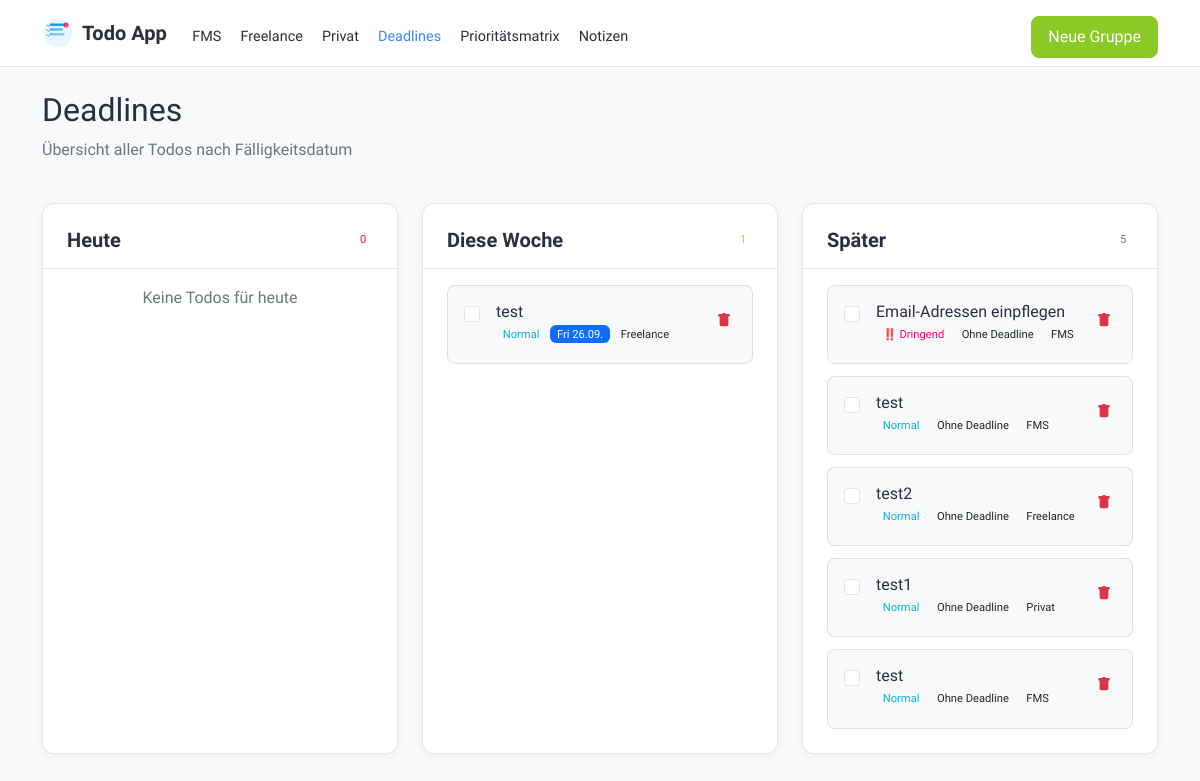
Before: /deadlines with the older database file.
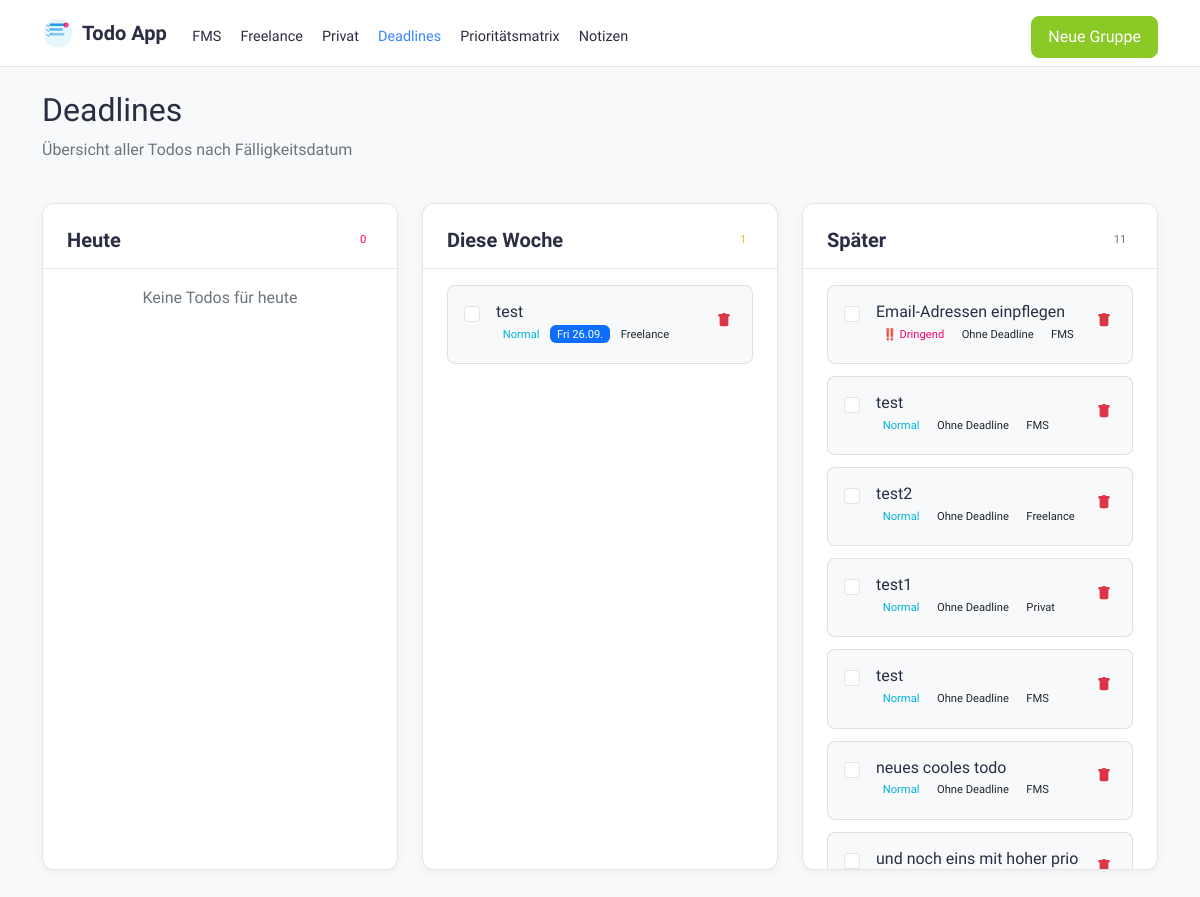
After: the same page with the newer database file.
### app.py (models this page shows, shortened)
class TaskGroup(db.Model):
    id = db.Column(db.Integer, primary_key=True)
    name = db.Column(db.String(100), nullable=False)
    created_at = db.Column(db.DateTime, default=datetime.utcnow)
    todos = db.relationship('Todo', backref='group', lazy=True, cascade='all, delete-orphan')

class Todo(db.Model):
    id = db.Column(db.Integer, primary_key=True)
    title = db.Column(db.String(200), nullable=False)
    description = db.Column(db.Text)
    completed = db.Column(db.Boolean, default=False)
    priority = db.Column(db.String(10), default='medium')
    created_at = db.Column(db.DateTime, default=datetime.utcnow)
    due_date = db.Column(db.DateTime, nullable=True)
    group_id = db.Column(db.Integer, db.ForeignKey('task_group.id'), nullable=False)
    parent_id = db.Column(db.Integer, db.ForeignKey('todo.id'), nullable=True)
    sub_todos = db.relationship('Todo', backref=db.backref('parent', remote_side=[id]),
                              cascade='all, delete-orphan')
    @property
    def deadline_category(self):
        if not self.due_date:
            return 'someday'
        now = datetime.utcnow()
        today = now.date()
        tomorrow = today + timedelta(days=1)
        next_week = today + timedelta(days=7)
        due_date = self.due_date.date()
        if due_date == today:
            return 'today'
        elif due_date < next_week:
            return 'upcoming'
        else:
            return 'someday'

### app.py (the view)
@app.route('/deadlines')
def deadlines():
    todos = Todo.query.filter_by(completed=False, parent_id=None).all()
    categories = {
        'today': [],
        'upcoming': [],
        'someday': []
    }
    for todo in todos:
        category = todo.deadline_category
        categories[category].append(todo)
    for category in categories:
        categories[category].sort(key=lambda x: (
            x.priority == 'urgent',
            x.priority == 'high',
            x.priority == 'medium',
            x.priority == 'low'
        ), reverse=True)
    return render_template('deadlines.html', categories=categories)

### app.py (called while the page is built)
@app.context_processor
def inject_groups():
    groups = TaskGroup.query.all()
    return dict(groups=groups)

### templates/deadlines.html (shortened to what the changed rows need)
{% extends "base.html" %}
{% block content %}
<div class="row mb-4">
    <div class="col">
        <h2>Deadlines</h2>
    </div>
</div>
<div class="row g-4">
    <div class="col-lg-4 col-md-6">
        <div class="deadline-card upcoming">
            <div class="deadline-body">
                {% if categories.upcoming %}
                    {% for todo in categories.upcoming %}
                        <div class="deadline-item">
                            <div class="d-flex align-items-start">
                                <div class="form-check me-2">
                                    <input type="checkbox"
                                           class="form-check-input todo-checkbox"
                                           data-todo-id="{{ todo.id }}"
                                           {% if todo.completed %}checked{% endif %}>
                                </div>
                                <div class="flex-grow-1">
                                    <div class="d-flex justify-content-between align-items-start">
                                        <div class="todo-content" style="cursor: pointer;" onclick="window.location.href='{{ url_for('edit_todo', id=todo.id) }}'">
                                            <h6 class="mb-1 {% if todo.completed %}text-decoration-line-through text-muted{% endif %}">
                                                {{ todo.title }}
                                            </h6>
                                            <div class="d-flex flex-wrap gap-1 mb-1">
                                                {% if todo.priority == 'urgent' %}
                                                    <span class="badge bg-danger">‼️ Dringend</span>
                                                {% elif todo.priority == 'high' %}
                                                    <span class="badge bg-warning">❗ Hoch</span>
                                                {% elif todo.priority == 'medium' %}
                                                    <span class="badge bg-info">Normal</span>
                                                {% elif todo.priority == 'low' %}
                                                    <span class="badge bg-secondary">Niedrig</span>
                                                {% endif %}
                                                <span class="badge bg-primary">
                                                    {{ todo.due_date.strftime('%a %d.%m.') if todo.due_date else 'Diese Woche' }}
                                                </span>
                                                <span class="badge bg-light text-dark">{{ todo.group.name }}</span>
                                            </div>
                                        </div>
                                        <div class="btn-group">
                                            <a href="{{ url_for('delete_todo', id=todo.id) }}" class="btn btn-link text-danger p-1" title="Todo löschen" onclick="return confirm('Sind Sie sicher?')">
                                            </a>
                                        </div>
                                    </div>
                                </div>
                            </div>
                        </div>
                    {% endfor %}
                {% else %}
                    <p class="text-muted text-center">Keine Todos für diese Woche</p>
                {% endif %}
            </div>
        </div>
    </div>
    <div class="col-lg-4 col-md-6">
        <div class="deadline-card someday">
            <div class="deadline-header">
                <h3>Später</h3>
                <span class="badge bg-secondary">{{ categories.someday|length }}</span>
            </div>
            <div class="deadline-body">
                {% if categories.someday %}
                    {% for todo in categories.someday %}
                        <div class="deadline-item">
                            <div class="d-flex align-items-start">
                                <div class="form-check me-2">
                                    <input type="checkbox"
                                           class="form-check-input todo-checkbox"
                                           data-todo-id="{{ todo.id }}"
                                           {% if todo.completed %}checked{% endif %}>
                                </div>
                                <div class="flex-grow-1">
                                    <div class="d-flex justify-content-between align-items-start">
                                        <div class="todo-content" style="cursor: pointer;" onclick="window.location.href='{{ url_for('edit_todo', id=todo.id) }}'">
                                            <h6 class="mb-1 {% if todo.completed %}text-decoration-line-through text-muted{% endif %}">
                                                {{ todo.title }}
                                            </h6>
                                            <div class="d-flex flex-wrap gap-1 mb-1">
                                                {% if todo.priority == 'urgent' %}
                                                    <span class="badge bg-danger">‼️ Dringend</span>
                                                {% elif todo.priority == 'high' %}
                                                    <span class="badge bg-warning">❗ Hoch</span>
                                                {% elif todo.priority == 'medium' %}
                                                    <span class="badge bg-info">Normal</span>
                                                {% elif todo.priority == 'low' %}
                                                    <span class="badge bg-secondary">Niedrig</span>
                                                {% endif %}
                                                {% if todo.due_date %}
                                                    <span class="badge bg-primary">
                                                        {{ todo.due_date.strftime('%d.%m.%Y') }}
                                                    </span>
                                                {% else %}
                                                    <span class="badge bg-light text-dark">Ohne Deadline</span>
                                                {% endif %}
                                                <span class="badge bg-light text-dark">{{ todo.group.name }}</span>
                                            </div>
                                        </div>
                                        <div class="btn-group">
                                            <a href="{{ url_for('delete_todo', id=todo.id) }}" class="btn btn-link text-danger p-1" title="Todo löschen" onclick="return confirm('Sind Sie sicher?')">
                                            </a>
                                        </div>
                                    </div>
                                </div>
                            </div>
                        </div>
                    {% endfor %}
                {% else %}
                    <p class="text-muted text-center">Keine Todos für später</p>
                {% endif %}
            </div>
        </div>
    </div>
</div>
{% endblock %}

### templates/base.html (shortened to what this page needs)
<!DOCTYPE html>
<html lang="de">
    <head>
        <link href="https://cdn.jsdelivr.net/npm/bootstrap@5.1.3/dist/css/bootstrap.min.css" rel="stylesheet">
</head>
<body>
    <nav class="navbar navbar-expand-lg sticky-top mb-4">
        <div class="container">
            <div class="d-flex align-items-center">
                <a class="navbar-brand" href="{{ url_for('index') }}">
                    Todo App
                </a>
            </div>
            <div class="collapse navbar-collapse" id="navbarNav">
                <ul class="navbar-nav me-auto">
                    {% for nav_group in groups %}
                        <li class="nav-item">
                            <a class="nav-link {% if selected_group and selected_group.id == nav_group.id %}active{% endif %}"
                               href="{{ url_for('index', group_id=nav_group.id) }}">
                                {{ nav_group.name }}
                            </a>
                        </li>
                    {% endfor %}
                        <li class="nav-item">
                            <a class="nav-link {% if request.endpoint == 'deadlines' %}active{% endif %}"
                               href="{{ url_for('deadlines') }}">
                                Deadlines
                            </a>
                        </li>
                        <li class="nav-item">
                            <a class="nav-link {% if request.endpoint == 'priority_matrix' %}active{% endif %}"
                               href="{{ url_for('priority_matrix') }}">
                                Prioritätsmatrix
                            </a>
                        </li>
                        <li class="nav-item">
                            <a class="nav-link {% if request.endpoint == 'notes' %}active{% endif %}"
                               href="{{ url_for('notes') }}">
                                Notizen
                            </a>
                        </li>
                </ul>
                    <div class="d-flex align-items-center">
                        <a href="{{ url_for('new_group') }}" class="btn btn-success">Neue Gruppe</a>
                    </div>
            </div>
        </div>
    </nav>
    <div class="container">
        {% block content %}{% endblock %}
    </div>
</body>
</html>

Changed rows visible on the page:
added Todo: title "neues cooles todo", priority "Normal", shows "Ohne Deadline", group.name "FMS", shown under "Später"
added Todo: title "und noch eins mit hoher prio", shown under "Später"
Other visible differences:
{{ categories.someday|length }}: "5" → "11"
